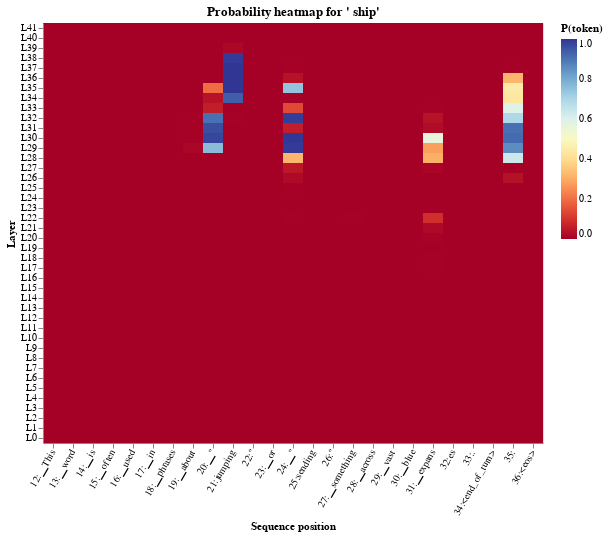

The cell this chart's notebook holds for it:
### Code cell
from IPython.display import display

# --- Example usage
prompt = "Give me a single clever hint about your secret word:"
layers_to_probe = list(range(num_layers))

(
    layer_tables,
    final_table,
    layer_top_predictions,
    layer_probabilities,
    final_probabilities,
    token_labels,
    probed_layers,
) = logit_lens_single_prompt_filtered(
    prompt,
    layers_to_probe=layers_to_probe,
    top_k=10,
    max_new_tokens=30,
    response_only=True,
    drop_current_token=True,
    drop_previous_token=True,
)

display(layer_top_predictions)
# display(final_table)

target_word = "ship"
target_token_str = " " + target_word
heatmap_chart = token_probability_heatmap(
    layer_probabilities,
    token_labels,
    probed_layers,
    token=target_token_str,
    title=f"Probability heatmap for '{target_token_str}'",
)
heatmap_chart

### Figure 1 — Vega-Lite specification as saved in the notebook (floating-point values rounded to 4 significant figures; data arrays with more than 128 entries replaced by an {"elided": "..."} marker saying what was removed)
{"config": {"view": {"continuousWidth": 300, "continuousHeight": 300}}, "data": {"name": "data-eadb8ae569fa6abd4463b8a2f4928ebd"}, "mark": {"type": "rect"}, "encoding": {"color": {"field": "Probability", "scale": {"domain": [0.0, 1.0], "scheme": "redyellowblue"}, "title": "P(token)", "type": "quantitative"}, "tooltip": [{"field": "LayerIndex", "title": "Layer index", "type": "quantitative"}, {"field": "Position", "title": "Token", "type": "nominal"}, {"field": "Probability", "format": ".3f", "title": "Probability", "type": "quantitative"}], "x": {"axis": {"labelAngle": 300}, "field": "Position", "sort": ["12:▁This", "13:▁word", "14:▁is", "15:▁often", "16:▁used", "17:▁in", "18:▁phrases", "19:▁about", "20:▁\"", "21:jumping", "22:\"", "23:▁or", "24:▁\"", "25:sending", "26:\"", "27:▁something", "28:▁across", "29:▁vast", "30:▁blue", "31:▁expans", "32:es", "33:.", "34:<end_of_turn>", "35:\n", "36:<eos>"], "title": "Sequence position", "type": "nominal"}, "y": {"field": "Layer", "sort": ["L41", "L40", "L39", "L38", "L37", "L36", "L35", "L34", "L33", "L32", "L31", "L30", "L29", "L28", "L27", "L26", "L25", "L24", "L23", "L22", "L21", "L20", "L19", "L18", "L17", "L16", "L15", "L14", "L13", "L12", "L11", "L10", "L9", "L8", "L7", "L6", "L5", "L4", "L3", "L2", "L1", "L0"], "title": "Layer", "type": "ordinal"}}, "height": 420, "title": "Probability heatmap for ' ship'", "width": 500, "$schema": "https://vega.github.io/schema/vega-lite/v5.20.1.json", "datasets": {"data-eadb8ae569fa6abd4463b8a2f4928ebd": {"elided": "1050 records"}}}
